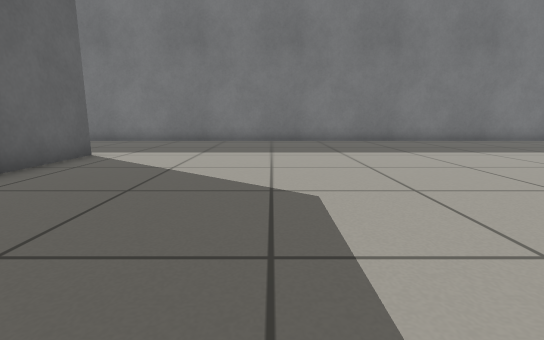
View 1 (above)

20 first-person views from a walk through a world built for the Gazebo simulator. The camera is 0.5 m above the floor, tilts 10° down and sees 85° across. The floor is counted in squares, 0.5 m on a side. Each view is taken from the middle of a square. On the plan, view 1 faces up. The plan holds only what a view shows up to about 12 squares ahead; the rest is blank. The place goes on beyond the plan.

View 2
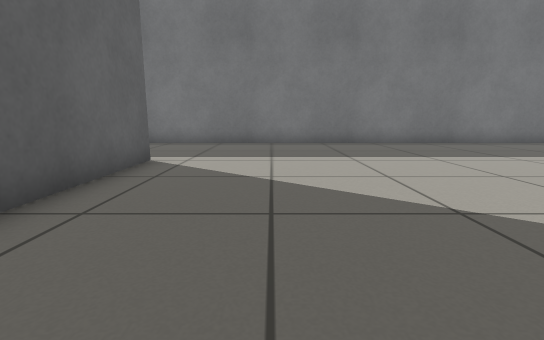

View 3
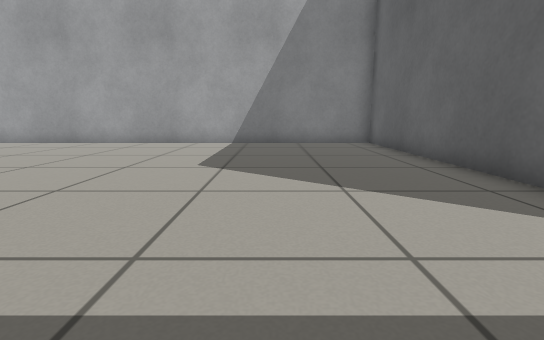

View 4
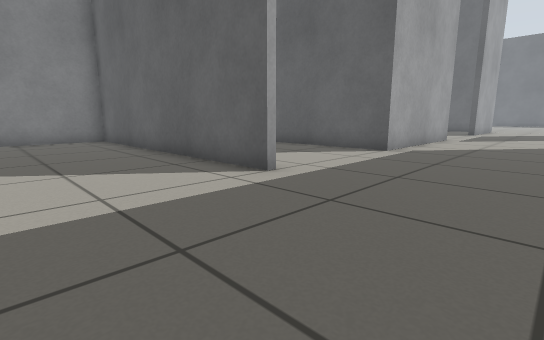

View 5
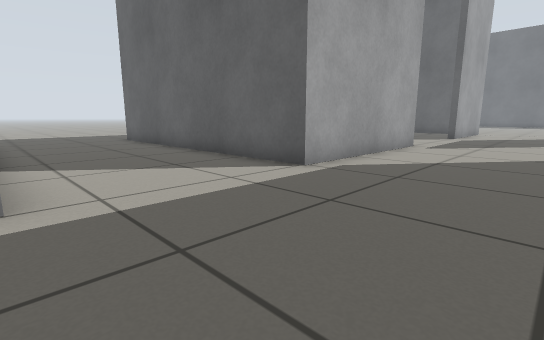

View 6
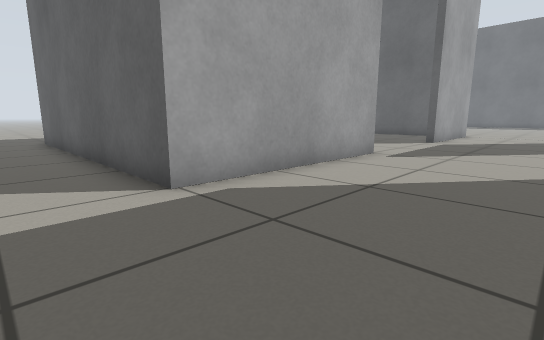

View 7
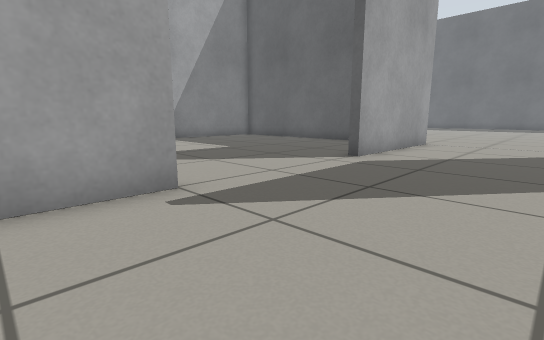

View 8
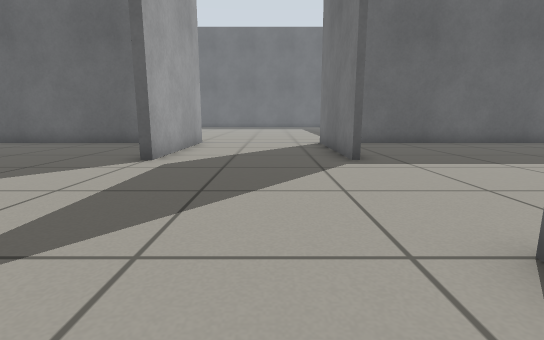

View 9
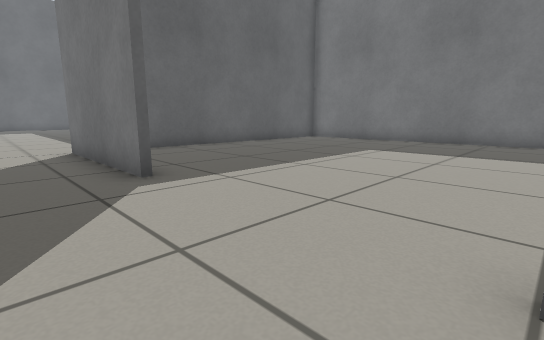

View 10
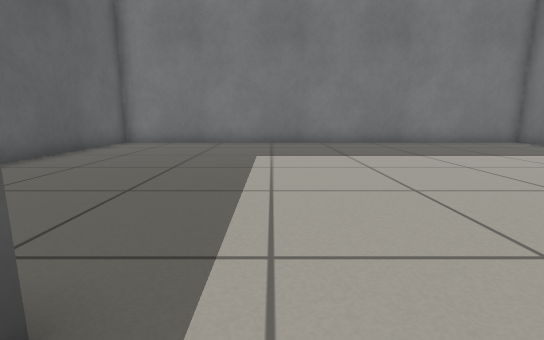

View 11
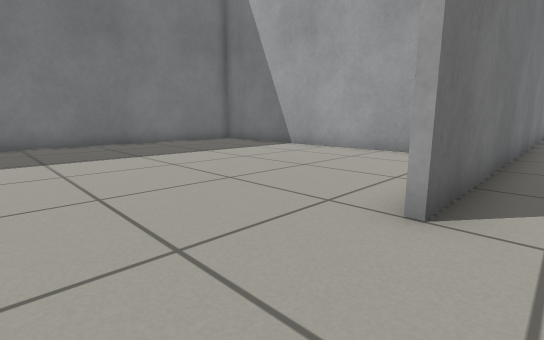

View 12
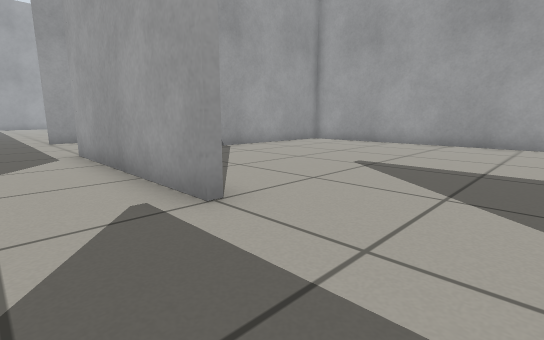

View 13
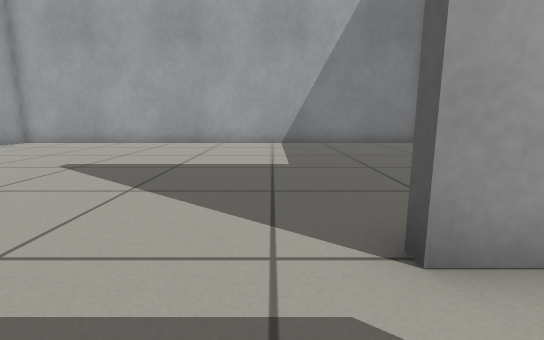

View 14
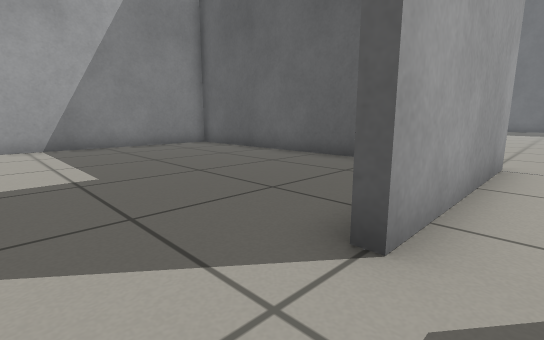

View 15
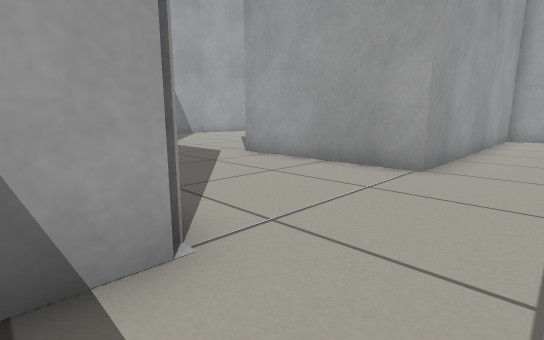

View 16
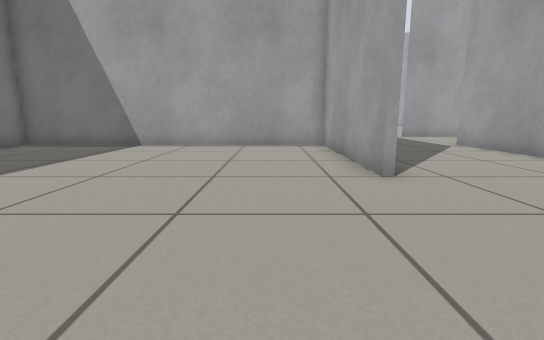

View 17
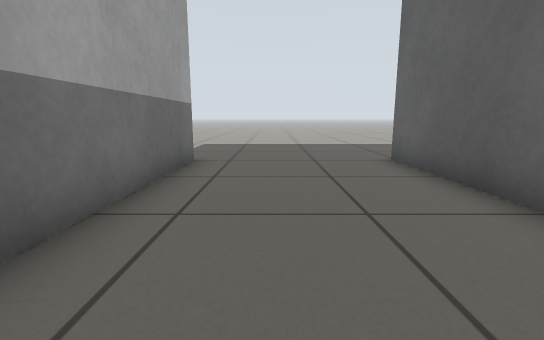

View 18
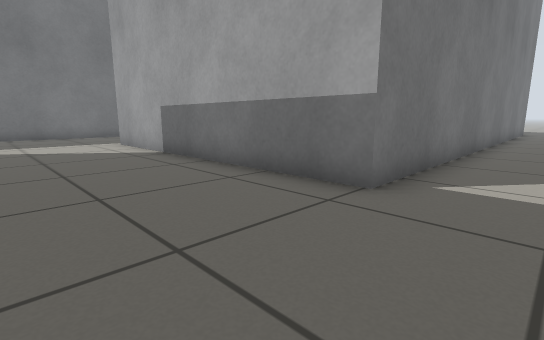

View 19
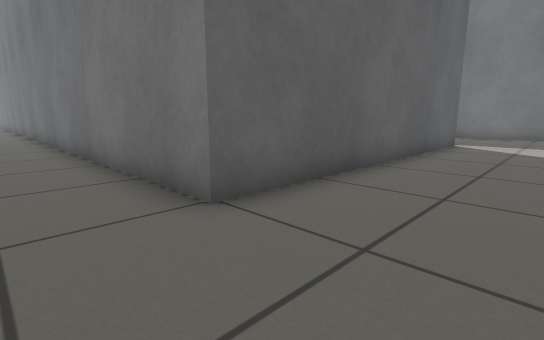

View 20
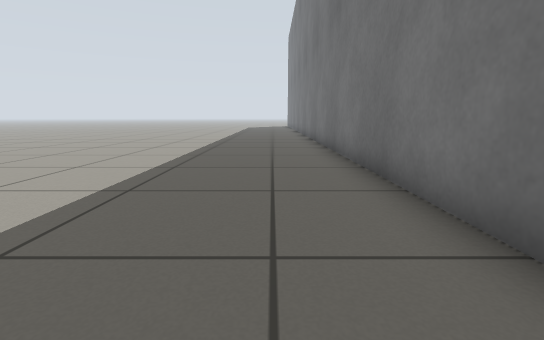

### Floor plan
Points are (right, up) in squares from view 1. A wall is a line through its corners. A room is listed if a view was taken in it or the views show most of it. See-through windows are left out.
Room 1 (views 1, 2, 3, 4, 5)
walls: (-4.9, 8) (-4.9, -1.9) (7.5, -1.9); (7.5, 12.9) (-5.5, 12.9)
ways out: opening at (-5, 10) to room 2
Room 2 (views 6, 7, 8, 9, 10, 11, 12, 13, 14, 15, 16, 17, 18, 19, 20)
walls: (-16, 8.1) (-9.9, 8.1) (-9.9, -2.1) (-23, -2.1); (-16, 13.1) (-10.1, 13.1) (-10.1, 24) (-25.9, 24) (-25.9, 14.5); (-21, 12.9) (-26.1, 12.9); (-10.1, 0.9) (-10.1, 3.8); (-25.9, 5.8) (-25.9, -1.9) (-10.1, -1.9) (-10.1, -0.8); (-5.5, 12.9) (-16, 12.9); (-27.4, -1.9) (-26.1, -1.9) (-26.1, 8.1) (-21, 8.1) (-21, 7.8); (7, -2.1) (-5.1, -2.1) (-5.1, 8)
low walls: (-26.1, 12.9) (-26.1, 14.1)
ways out: opening at (-5, 10) to room 1

Positions as (right, up) in squares from view 1, and headings:
1: (0, 0), facing up
2: (-2, 1), facing up
3: (-1, 10), facing down
4: (-1, 12), facing down-left
5: (-5, 12), facing down-left
6: (-8, 12), facing down-left
7: (-14, 12), facing down-left
8: (-14, 11), facing left
9: (-16, 11), facing up-left
10: (-20, 12), facing up
11: (-19, 12), facing up-right
12: (-19, 10), facing down-right
13: (-20, 10), facing down
14: (-19, 9), facing down-left
15: (-28, 14), facing down-right
16: (-21, 15), facing right
17: (-7, 5), facing down
18: (-9, -4), facing up-right
19: (-7, -4), facing up-left
20: (-10, -4), facing left
